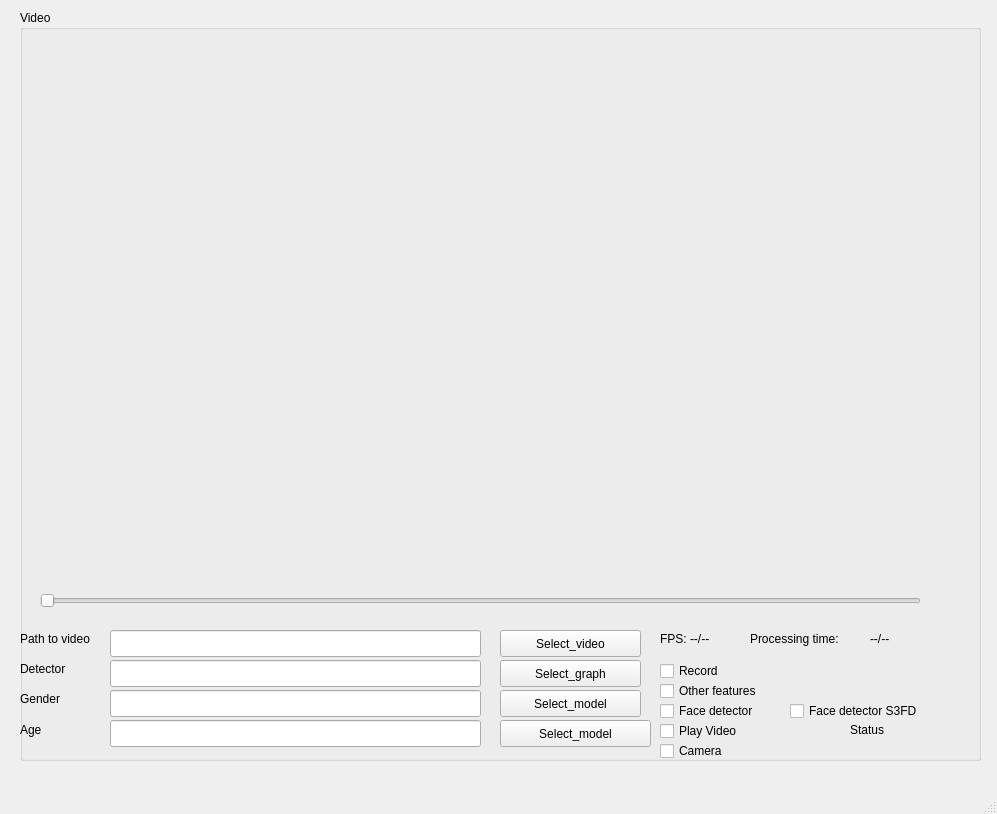
<?xml version="1.0" encoding="UTF-8"?>
<ui version="4.0">
 <class>MainWindow</class>
 <widget class="QMainWindow" name="MainWindow">
  <property name="geometry">
   <rect>
    <x>0</x>
    <y>0</y>
    <width>997</width>
    <height>814</height>
   </rect>
  </property>
  <property name="windowTitle">
   <string>MainWindow</string>
  </property>
  <widget class="QWidget" name="centralwidget">
   <widget class="QGroupBox" name="groupBox_video">
    <property name="geometry">
     <rect>
      <x>20</x>
      <y>10</y>
      <width>961</width>
      <height>751</height>
     </rect>
    </property>
    <property name="title">
     <string>Video</string>
    </property>
    <widget class="QLabel" name="label_image">
     <property name="geometry">
      <rect>
       <x>0</x>
       <y>30</y>
       <width>960</width>
       <height>540</height>
      </rect>
     </property>
     <property name="text">
      <string/>
     </property>
    </widget>
    <widget class="QCheckBox" name="checkBox_enable_camera">
     <property name="geometry">
      <rect>
       <x>640</x>
       <y>730</y>
       <width>101</width>
       <height>22</height>
      </rect>
     </property>
     <property name="text">
      <string>Camera</string>
     </property>
    </widget>
    <widget class="QLabel" name="label_processing_time">
     <property name="geometry">
      <rect>
       <x>850</x>
       <y>620</y>
       <width>61</width>
       <height>17</height>
      </rect>
     </property>
     <property name="text">
      <string>--/--</string>
     </property>
    </widget>
    <widget class="QLabel" name="label_5">
     <property name="geometry">
      <rect>
       <x>730</x>
       <y>620</y>
       <width>120</width>
       <height>17</height>
      </rect>
     </property>
     <property name="text">
      <string>Processing time:</string>
     </property>
    </widget>
    <widget class="QLabel" name="label_4">
     <property name="geometry">
      <rect>
       <x>640</x>
       <y>620</y>
       <width>67</width>
       <height>17</height>
      </rect>
     </property>
     <property name="text">
      <string>FPS:</string>
     </property>
    </widget>
    <widget class="QLabel" name="label_fps">
     <property name="geometry">
      <rect>
       <x>670</x>
       <y>620</y>
       <width>67</width>
       <height>17</height>
      </rect>
     </property>
     <property name="text">
      <string>--/--</string>
     </property>
    </widget>
    <widget class="QLabel" name="label_video_status">
     <property name="geometry">
      <rect>
       <x>830</x>
       <y>710</y>
       <width>121</width>
       <height>20</height>
      </rect>
     </property>
     <property name="text">
      <string>Status</string>
     </property>
    </widget>
    <widget class="QCheckBox" name="checkBox_enable_other_features">
     <property name="geometry">
      <rect>
       <x>640</x>
       <y>670</y>
       <width>141</width>
       <height>22</height>
      </rect>
     </property>
     <property name="text">
      <string>Other features</string>
     </property>
    </widget>
    <widget class="QPushButton" name="pushButton_load_video">
     <property name="geometry">
      <rect>
       <x>480</x>
       <y>620</y>
       <width>141</width>
       <height>27</height>
      </rect>
     </property>
     <property name="text">
      <string>Select_video</string>
     </property>
    </widget>
    <widget class="QLineEdit" name="lineEdit_path_video">
     <property name="geometry">
      <rect>
       <x>90</x>
       <y>620</y>
       <width>371</width>
       <height>27</height>
      </rect>
     </property>
    </widget>
    <widget class="QLabel" name="label_2">
     <property name="geometry">
      <rect>
       <x>0</x>
       <y>620</y>
       <width>91</width>
       <height>17</height>
      </rect>
     </property>
     <property name="text">
      <string>Path to video</string>
     </property>
    </widget>
    <widget class="QPushButton" name="pushButton_load_graph">
     <property name="geometry">
      <rect>
       <x>480</x>
       <y>650</y>
       <width>141</width>
       <height>27</height>
      </rect>
     </property>
     <property name="text">
      <string>Select_graph</string>
     </property>
    </widget>
    <widget class="QLabel" name="label">
     <property name="geometry">
      <rect>
       <x>0</x>
       <y>650</y>
       <width>81</width>
       <height>17</height>
      </rect>
     </property>
     <property name="text">
      <string>Detector</string>
     </property>
    </widget>
    <widget class="QLineEdit" name="lineEdit_path_graph">
     <property name="geometry">
      <rect>
       <x>90</x>
       <y>650</y>
       <width>371</width>
       <height>27</height>
      </rect>
     </property>
    </widget>
    <widget class="QLineEdit" name="lineEdit_path_gender_model">
     <property name="geometry">
      <rect>
       <x>90</x>
       <y>680</y>
       <width>371</width>
       <height>27</height>
      </rect>
     </property>
    </widget>
    <widget class="QPushButton" name="pushButton_load_gender_model">
     <property name="geometry">
      <rect>
       <x>480</x>
       <y>680</y>
       <width>141</width>
       <height>27</height>
      </rect>
     </property>
     <property name="text">
      <string>Select_model</string>
     </property>
    </widget>
    <widget class="QLabel" name="label_3">
     <property name="geometry">
      <rect>
       <x>0</x>
       <y>680</y>
       <width>91</width>
       <height>17</height>
      </rect>
     </property>
     <property name="midLineWidth">
      <number>-4</number>
     </property>
     <property name="text">
      <string>Gender</string>
     </property>
    </widget>
    <widget class="QLineEdit" name="lineEdit_path_age_model">
     <property name="geometry">
      <rect>
       <x>90</x>
       <y>710</y>
       <width>371</width>
       <height>27</height>
      </rect>
     </property>
    </widget>
    <widget class="QPushButton" name="pushButton_load_age_model">
     <property name="geometry">
      <rect>
       <x>480</x>
       <y>710</y>
       <width>151</width>
       <height>27</height>
      </rect>
     </property>
     <property name="text">
      <string>Select_model</string>
     </property>
    </widget>
    <widget class="QLabel" name="label_6">
     <property name="geometry">
      <rect>
       <x>0</x>
       <y>710</y>
       <width>81</width>
       <height>21</height>
      </rect>
     </property>
     <property name="text">
      <string>&lt;html&gt;&lt;head/&gt;&lt;body&gt;&lt;p&gt;Age&lt;/p&gt;&lt;/body&gt;&lt;/html&gt;</string>
     </property>
    </widget>
    <widget class="QCheckBox" name="checkBox_enable_record">
     <property name="geometry">
      <rect>
       <x>640</x>
       <y>650</y>
       <width>96</width>
       <height>22</height>
      </rect>
     </property>
     <property name="text">
      <string>Record</string>
     </property>
    </widget>
    <widget class="QLabel" name="label_cur_frame">
     <property name="geometry">
      <rect>
       <x>910</x>
       <y>580</y>
       <width>47</width>
       <height>13</height>
      </rect>
     </property>
     <property name="text">
      <string/>
     </property>
    </widget>
    <widget class="QSlider" name="horizontalSlider_video">
     <property name="geometry">
      <rect>
       <x>20</x>
       <y>580</y>
       <width>881</width>
       <height>22</height>
      </rect>
     </property>
     <property name="orientation">
      <enum>Qt::Horizontal</enum>
     </property>
    </widget>
    <widget class="QCheckBox" name="checkBox_enable_detection_s3fd">
     <property name="geometry">
      <rect>
       <x>770</x>
       <y>690</y>
       <width>171</width>
       <height>22</height>
      </rect>
     </property>
     <property name="text">
      <string>Face detector S3FD</string>
     </property>
    </widget>
   </widget>
   <widget class="QCheckBox" name="checkBox_enable_detection">
    <property name="geometry">
     <rect>
      <x>660</x>
      <y>700</y>
      <width>131</width>
      <height>22</height>
     </rect>
    </property>
    <property name="text">
     <string>Face detector</string>
    </property>
   </widget>
   <widget class="QCheckBox" name="checkBox_enable_playing">
    <property name="geometry">
     <rect>
      <x>660</x>
      <y>720</y>
      <width>101</width>
      <height>22</height>
     </rect>
    </property>
    <property name="text">
     <string>Play Video</string>
    </property>
   </widget>
  </widget>
  <widget class="QMenuBar" name="menubar">
   <property name="geometry">
    <rect>
     <x>0</x>
     <y>0</y>
     <width>997</width>
     <height>22</height>
    </rect>
   </property>
  </widget>
  <widget class="QStatusBar" name="statusbar"/>
 </widget>
 <resources/>
 <connections/>
</ui>
